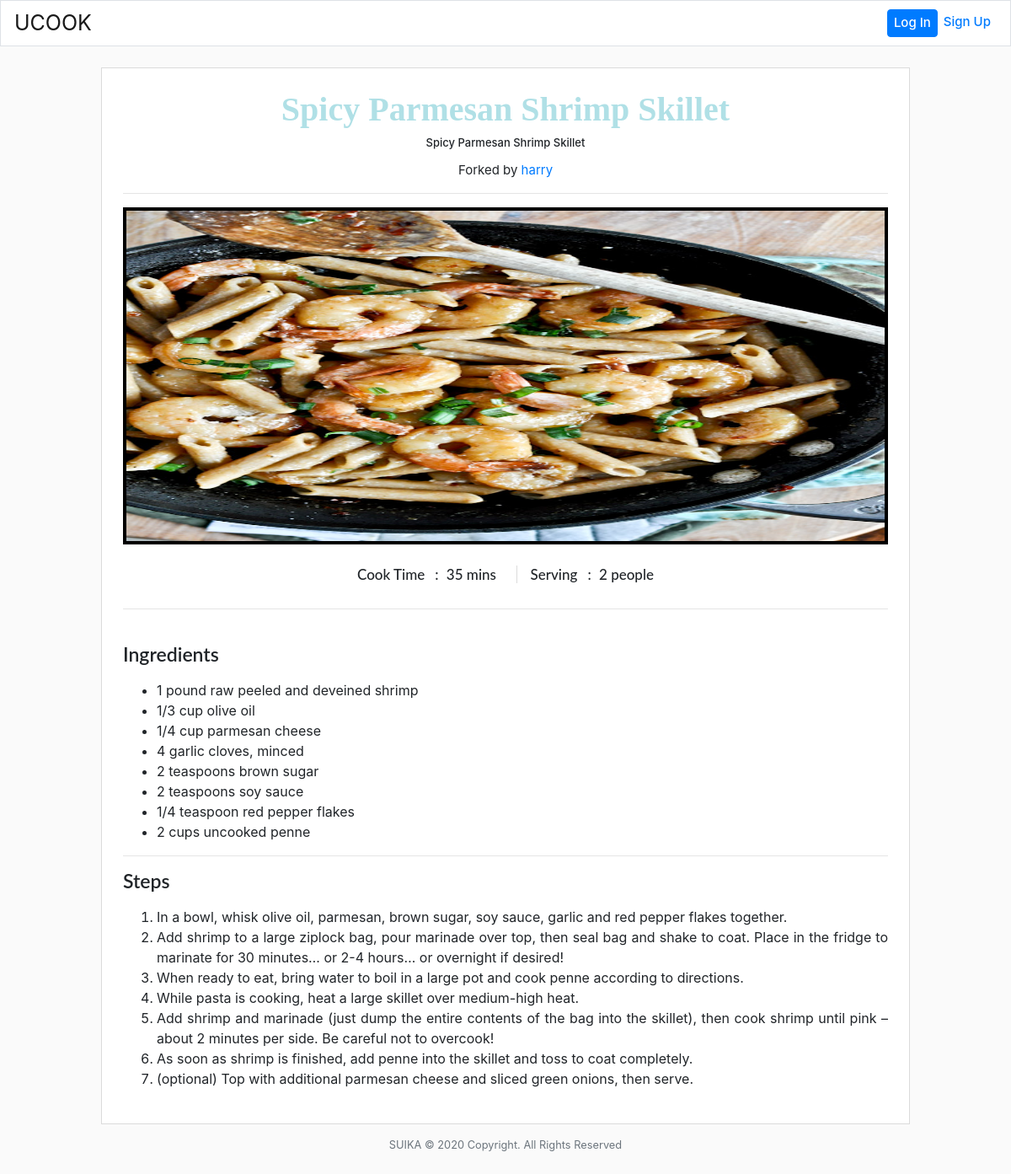
The page /recipes/5 on the database its author committed.
### tables this page shows
CREATE TABLE recipes (
id INTEGER NOT NULL,
user_id INTEGER NOT NULL,
title TEXT,
story TEXT,
serving TEXT,
cook_time TEXT,
ingredients TEXT,
steps TEXT,
image TEXT,
PRIMARY KEY(id),
FOREIGN KEY(user_id) REFERENCES users(id)
);

CREATE TABLE 'users' ('id' INTEGER PRIMARY KEY AUTOINCREMENT NOT NULL, 'username' TEXT NOT NULL, 'hash' TEXT NOT NULL, 'cash' NUMERIC NOT NULL DEFAULT 10000.00 );

### app.py (the view)
@app.route("/recipes/<int:id>")
def show_recipe(id):
    recipe_id = str(id)
    row = db.execute("SELECT * FROM recipes WHERE id = ?",
                     (recipe_id))
    name_id = db.execute("SELECT user_id FROM recipes WHERE id = ?",
                     (recipe_id))
    name = db.execute("SELECT username FROM users WHERE id = ?",
                     (name_id[0]["user_id"]))
    ingredients=row[0]["ingredients"]
    ingre_buffer = ingredients.split("- ")
    steps = row[0]["steps"]
    step_buffer = steps.split("1. ")
    if session:
        userid= session["user_id"]
    else:
        userid='guest'
    return render_template("recipe.html", name=name,name_id=name_id, userid=userid, row=row, ingre_buffer=ingre_buffer, step_buffer=step_buffer)

### app.py (called while the page is built)
@app.after_request
def after_request(response):
    response.headers["Cache-Control"] = "no-cache, no-store, must-revalidate"
    response.headers["Expires"] = 0
    response.headers["Pragma"] = "no-cache"
    return response

### templates/recipe.html (shortened to what this page needs)
{% extends "layout.html" %}
{% block main %}
        <section class="recipe-wrap text-center">
        <h1>{{row[0]["title"]}}</h1>
        <h4>{{row[0]["story"]}}</h4>
        <p class="forked">Forked by <a href="/myrecipes/{{name_id[0]["user_id"]}}" class="chefname">{{ name[0]["username"] }}</a></p>
        <hr>
        <img src="{{row[0]["image"]}}" alt="recipe-img">
        <div class="small-sect">
            <h3><span>Cook Time</span><span class="psmall">:</span> {{row[0]["cook_time"]}}</h3>
            <h3><span class="align">Serving</span><span class="psmall">:</span> {{row[0]["serving"]}} people</h3>
         </div>
         <hr><br>
        <h2>Ingredients</h2>
        <p class="content" >
            <ul>
                {% for i in ingre_buffer[1:] %}
                    <li>{{ i }}</li>
                {% endfor %}
            </ul>
        </p>
        <hr>
        <h2>Steps</h2>
        <p class="content">
            <ol>
                {% for step in step_buffer[1:] %}
                    <li>{{ step }}</li>
                {% endfor %}
            </ol>
        </p>
    </section>
{% endblock %}

### static/styles.css (style rules this page uses)
img { max-width: 100%; }
.forked { font-size: 15px; margin-top: -12px; }
body { background-color:#fafafa; justify-content: center; }
.recipe-wrap { margin-left: auto; margin-right: auto; max-width: 960px; background-color: white; border: 1px solid #dbdbdb; padding: 25px; position: relative; margin-top: 25px; }
.small-sect { display: flex; justify-content: space-between; max-width: 352px; margin: 26px auto 0px; }
.recipe-wrap img { width: 100%; max-height: 400px; border: 4px solid #000; }
span.align { border-left: 1px solid #dbdbdb; padding-left: 16px; }
span.psmall { margin-left: 12px; margin-right: 5px; }
.recipe-wrap h3 { font-size: 17px; font-family: Lato,Helvetica Neue,Helvetica,arial,sans-serif; padding-bottom: 6px; }
section.recipe-wrap h4 { font-size: 13px; margin-bottom: 25px; }
section.recipe-wrap h1 { font-family: TitanOne; font-weight: bold; color: powderblue; }
.recipe-wrap h2 { font-family: Lato,Helvetica Neue,Helvetica,arial,sans-serif; font-weight: 600; text-align: left; font-size: 23px; }
.text-center { text-align: center; }
img, video { max-width: 100%; height: auto; }
li { text-align: justify; }

### rows shown on the page
recipes: title "Spicy Parmesan Shrimp Skillet", story "Spicy Parmesan Shrimp Skillet", cook_time "35 mins", serving "2"
users: username "harry"

### other values the page prints
{{ i }} "1 pound raw peeled and deveined shrimp" "1/3 cup olive oil" "1/4 cup parmesan cheese" "4 garlic cloves, minced" "2 teaspoons brown sugar" "2 teaspoons soy sauce" "1/4 teaspoon red pepper flakes" "2 cups uncooked penne"
{{ step }} "In a bowl, whisk olive oil, parmesan, brown sugar, soy sauce, garlic and red pepper flakes together." "Add shrimp to a large ziplock bag, pour marinade over top, then seal bag and shake to coat. Place in the fridge to marinate for 30 minutes… or 2-4 hours… or overnight if desired!" "When ready to eat, bring water to boil in a large pot and cook penne according to directions." "While pasta is cooking, heat a large skillet over medium-high heat." "Add shrimp and marinade (just dump the entire contents of the bag into the skillet), then cook shrimp until pink – about 2 minutes per side. Be careful not to overcook!" "As soon as shrimp is finished, add penne into the skillet and toss to coat completely." "(optional) Top with additional parmesan cheese and sliced green onions, then serve."
